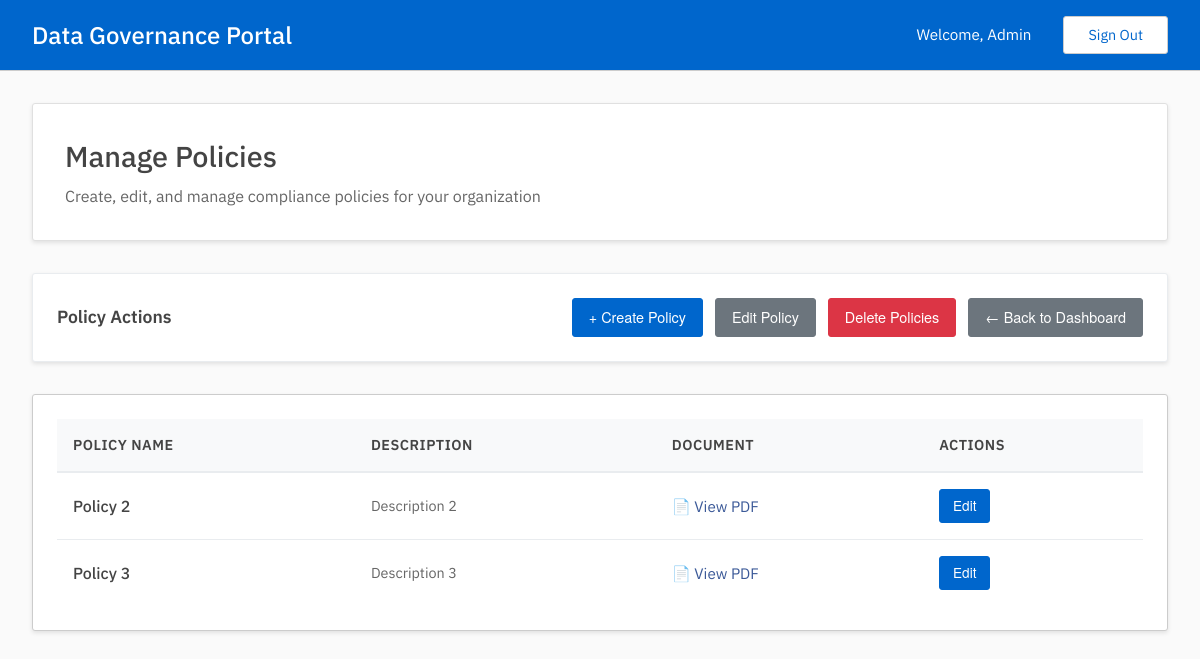
Before: /admin/manage_policies (signed in) with the older database file.
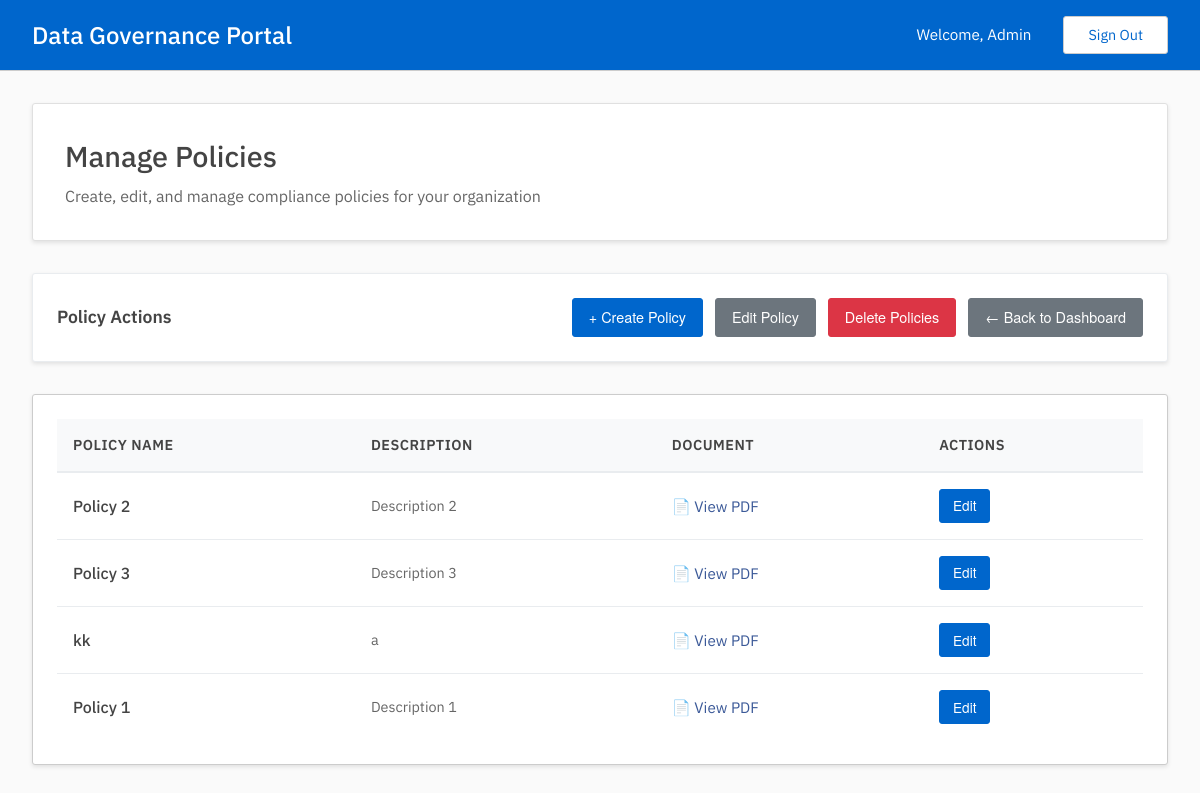
After: the same page with the newer database file.
### tables this page shows
CREATE TABLE policies(
        uuid TEXT UNIQUE NOT NULL PRIMARY KEY,
        name TEXT UNIQUE NOT NULL,
        description TEXT,
        pdf_link TEXT
        );

### admin.py (the view)
@admin.route('/manage_policies', methods=['GET'])
@admin_required
def manage_policies():
    policies = read_get_policies()
    return render_template('admin/manage_policies/hub.html', policies=policies["data"])

### auth.py (called while the page is built)
def admin_required(f):
    @wraps(f)
    def wrap(*args, **kwargs):
        if session['user']['is_admin']:
            return f(*args, **kwargs)
        else:
            print("403: User is not an admin.")
            return redirect(url_for('user.dashboard'))
    return wrap

### db.py (called while the page is built)
def get_conn_curs():
    conn = sqlite3.connect(DATABASE)
    conn.row_factory = sqlite3.Row
    curs = conn.cursor()
    curs.execute("PRAGMA foreign_keys = ON")
    return conn, curs

def commit_close(conn, curs):
    conn.commit()
    curs.close()
    conn.close()

def get_policies():
    conn, curs = get_conn_curs()
    curs.execute("SELECT * FROM policies")
    policies = curs.fetchall()
    commit_close(conn, curs)
    return {
        "status": "200",
        "message": "Policies found successfully",
        "data": policies
        }

### templates/admin/manage_policies/hub.html (shortened to what this page needs)
{% extends "base.html" %}
{% block content %}
<div class="dashboard-header">
    <h2>Manage Policies</h2>
    <p>Create, edit, and manage compliance policies for your organization</p>
</div>
<div class="quick-actions">
    <h3 class="quick-actions-title">Policy Actions</h3>
    <div class="quick-actions-buttons">
        <a href="{{ url_for('admin.create_policy') }}" class="btn btn-action">
            + Create Policy
        </a>
        <a href="{{ url_for('admin.edit_policy') }}" class="btn btn-secondary">
            Edit Policy
        </a>
        <a href="{{ url_for('admin.delete_policy') }}" class="btn btn-danger">
            Delete Policies
        </a>
        <a href="{{ url_for('admin.dashboard') }}" class="btn btn-secondary">
            ← Back to Dashboard
        </a>
    </div>
</div>
<div class="table-container">
    {% if policies %}
    <table class="data-table">
        <thead>
            <tr>
                <th>Policy Name</th>
                <th>Description</th>
                <th>Document</th>
                <th>Actions</th>
            </tr>
        </thead>
        <tbody>
            {% for policy in policies %}
            <tr>
                <td>
                    <div style="font-weight: 500;">{{ policy["name"] }}</div>
                </td>
                <td>
                    <div style="color: #666; font-size: 0.9rem;">
                        {{ policy["description"][:100] }}{% if policy["description"]|length > 100 %}...{% endif %}
                    </div>
                </td>
                <td>
                    {% if policy["pdf_link"] %}
                    <a href="{{ policy['pdf_link'] }}" target="_blank" class="policy-link" style="color: #3b5998; text-decoration: none;">
                        📄 View PDF
                    </a>
                    {% else %}
                    <span style="color: #aaa;">No document</span>
                    {% endif %}
                </td>
                <td>
                    <div class="action-buttons">
                        <a href="{{ url_for('admin.edit_policy', policy_id=policy['uuid']) }}" class="btn btn-action" style="padding: 0.4rem 0.8rem; font-size: 0.85rem;">
                            Edit
                        </a>
                    </div>
                </td>
            </tr>
            {% endfor %}
        </tbody>
    </table>
    {% else %}
    <div class="empty-state">
        <div class="empty-state-icon">📋</div>
        <p class="empty-state-text">No policies found. Create your first policy to get started.</p>
    </div>
    {% endif %}
</div>
{% endblock %}

Changed rows visible on the page:
added policies: name "kk", description "a"
added policies: name "Policy 1", description "Description 1"
